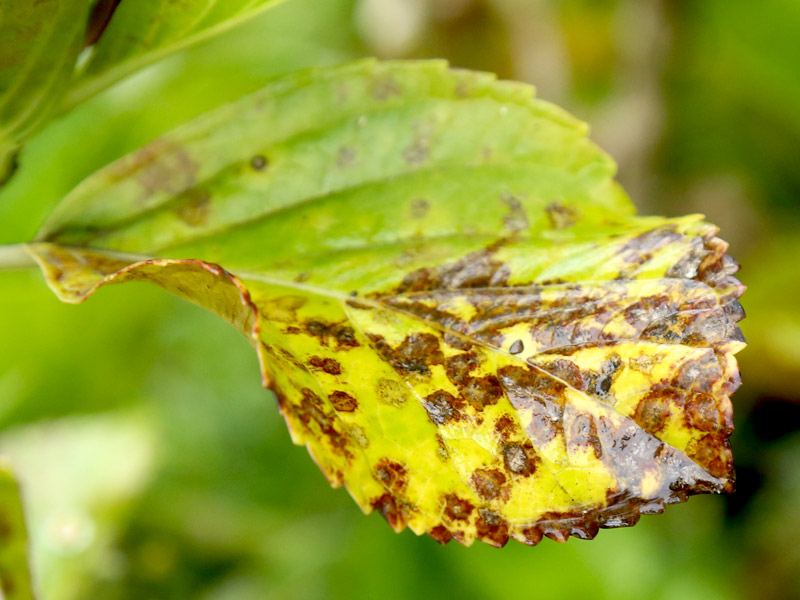
#> input picture scripts/fixtures/image-1.jpg, 800 x 600 px
$ python -i analysis.py   (imports and definitions only)
#> lines starting #> are read from the running program, lines starting #| are printed output that depends on the picture; after the words box and inside, x2 and y2 are one past the last pixel; in counts of white or black regions, pixels touching at a corner belong together
"""HSV-based plant leaf disease analysis — ported from Phase 1."""

from __future__ import annotations

import time
from typing import Literal

import cv2
import numpy as np

# ---------------------------------------------------------------------------
# HSV thresholds (byte-identical to agrosmart-fase-1/analise_plantas.py)
# ---------------------------------------------------------------------------
LOWER_GREEN = np.array([35, 40, 40])
UPPER_GREEN = np.array([85, 255, 255])
LOWER_YELLOW = np.array([15, 40, 40])
UPPER_YELLOW = np.array([35, 255, 255])
LOWER_BROWN = np.array([5, 40, 30])
UPPER_BROWN = np.array([20, 255, 200])
KERNEL = np.ones((5, 5), np.uint8)
MIN_CONTOUR_AREA = 100


def classify_severity(pct: float) -> Literal["healthy", "beginning", "diseased"]:
    if pct < 5:
        return "healthy"
    if pct < 15:
        return "beginning"
    return "diseased"


SEVERITY_LABELS_PT = {
    "healthy": "Planta saudavel",
    "beginning": "Possivel inicio de doenca",
    "diseased": "Planta doente",
}


def analyze_image(image_path: str, output_path: str) -> dict:
    """
    Run HSV-based leaf analysis on an image.

    Args:
        image_path: Path to the input image file.
        output_path: Path to write the annotated (red bounding boxes) image.

    Returns:
        Dict with severity, affected percentage, pixel counts, bounding boxes,
        and processing time.
    """
#> called with image_path = '../scripts/fixtures/image-1.jpg', output_path = 'out.png'
    t0 = time.perf_counter()

    img_bgr = cv2.imread(image_path)
#> img_bgr is the input picture: shape (600, 800, 3); mean B, G, R 45.8, 157, 148.2
    if img_bgr is None:
        raise ValueError(f"cv2.imread failed for {image_path}")

    hsv = cv2.cvtColor(img_bgr, cv2.COLOR_BGR2HSV)
#> hsv: shape (600, 800, 3); mean H, S, V 32.2, 192.6, 165

    # --- Leaf mask (green region) ---
    green_mask = cv2.inRange(hsv, LOWER_GREEN, UPPER_GREEN)
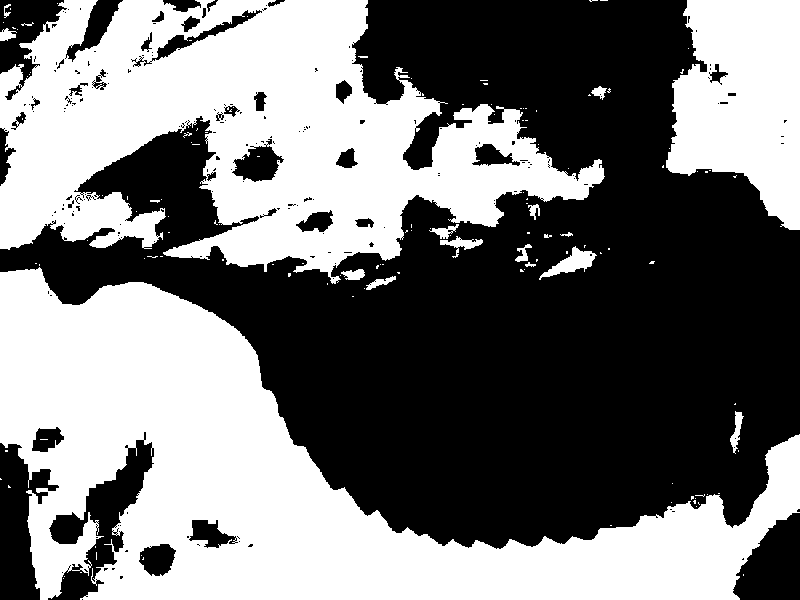
#> green_mask: shape (600, 800); 47.4% white; 134 white regions (115 under 20 px), largest, box (x1, y1, x2, y2) and area: (0, 267, 800, 600) 111258, (0, 0, 605, 284) 90954, (666, 0, 800, 230) 22376
    green_mask = cv2.morphologyEx(green_mask, cv2.MORPH_CLOSE, KERNEL, iterations=2)
#> green_mask: shape (600, 800); 49.5% white; 25 white regions (12 under 20 px), largest, box (x1, y1, x2, y2) and area: (0, 263, 800, 600) 113316, (0, 0, 605, 290) 99116, (662, 0, 800, 230) 22953
    green_mask = cv2.morphologyEx(green_mask, cv2.MORPH_OPEN, KERNEL, iterations=1)
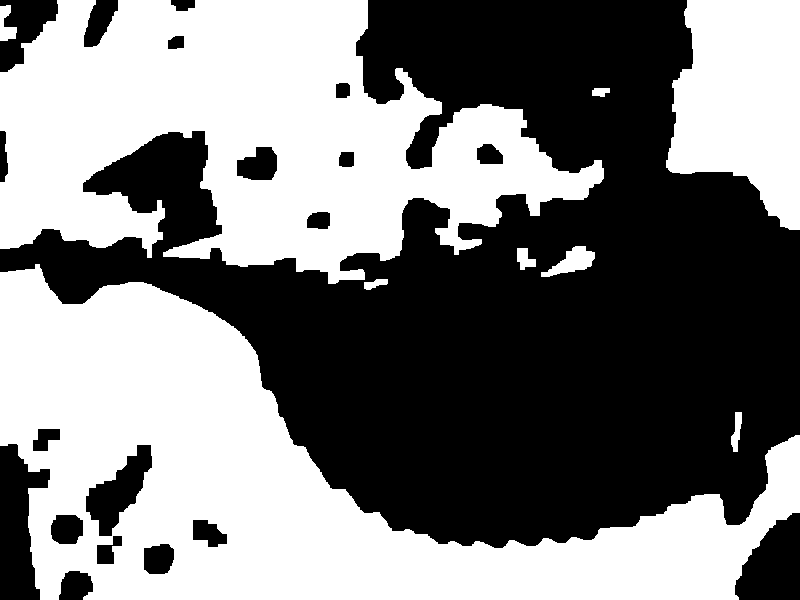
#> green_mask: shape (600, 800); 49.3% white; 9 white regions, largest, box (x1, y1, x2, y2) and area: (0, 264, 800, 600) 113157, (0, 0, 604, 284) 98656, (666, 0, 800, 230) 22916

    leaf_pixels = int(cv2.countNonZero(green_mask))
#> leaf_pixels = 236738

    if leaf_pixels == 0:
        elapsed = (time.perf_counter() - t0) * 1000.0
        # Still write the original as annotated (no boxes to draw)
        cv2.imwrite(output_path, img_bgr)
        return {
            "severity": "healthy",
            "severity_label_pt": SEVERITY_LABELS_PT["healthy"],
            "affected_pct": 0.0,
            "leaf_pixels": 0,
            "diseased_pixels": 0,
            "bounding_boxes": [],
            "processing_ms": round(elapsed, 2),
        }

    # --- Diseased region (yellow + brown in non-green area) ---
    non_green = cv2.bitwise_not(green_mask)

    yellow_mask = cv2.inRange(hsv, LOWER_YELLOW, UPPER_YELLOW)
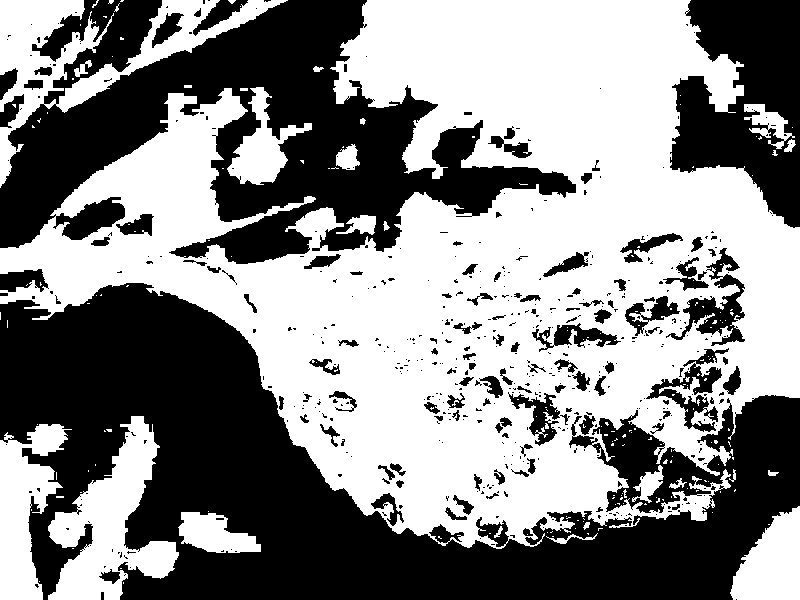
#> yellow_mask: shape (600, 800); 54% white; 508 black regions (394 under 20 px), largest, box (x1, y1, x2, y2) and area: (0, 283, 800, 600) 115149, (0, 0, 576, 264) 65964, (670, 0, 800, 228) 18629
    brown_mask = cv2.inRange(hsv, LOWER_BROWN, UPPER_BROWN)
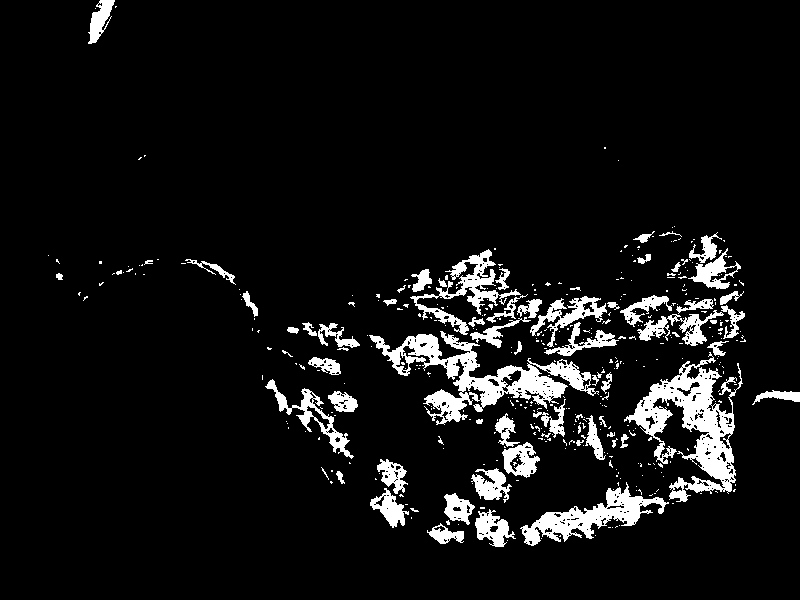
#> brown_mask: shape (600, 800); 7.5% white; 403 white regions (331 under 20 px), largest, box (x1, y1, x2, y2) and area: (624, 352, 743, 502) 6168, (369, 331, 599, 425) 6104, (520, 482, 669, 546) 2949

    diseased_mask = cv2.bitwise_or(yellow_mask, brown_mask)
#> diseased_mask: shape (600, 800); 56.7% white; 529 black regions (438 under 20 px), largest, box (x1, y1, x2, y2) and area: (0, 283, 800, 600) 106459, (0, 0, 576, 264) 64251, (670, 0, 800, 228) 18629
    diseased_mask = cv2.bitwise_and(diseased_mask, non_green)
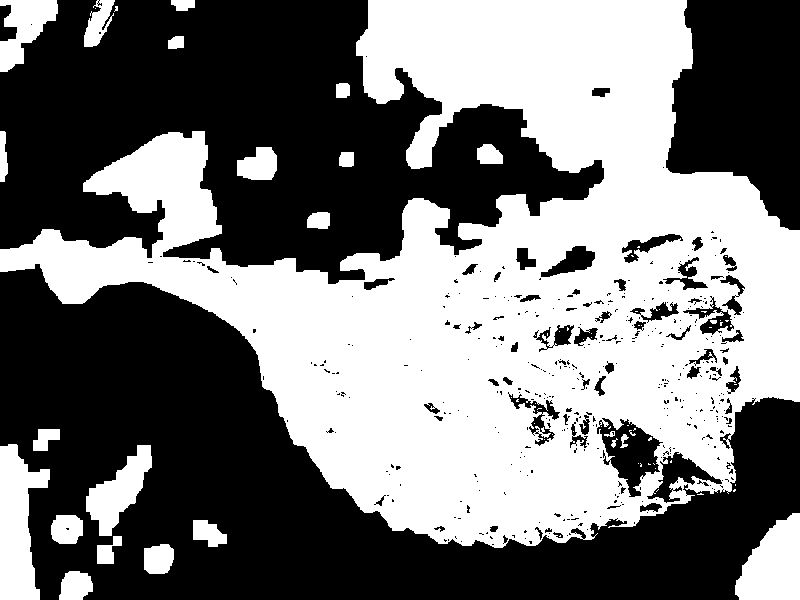
#> diseased_mask: shape (600, 800); 47.1% white; 70 white regions (46 under 20 px), largest, box (x1, y1, x2, y2) and area: (0, 0, 800, 548) 204242, (0, 444, 50, 600) 4978, (735, 513, 800, 600) 4025
    diseased_mask = cv2.morphologyEx(
        diseased_mask, cv2.MORPH_CLOSE, KERNEL, iterations=2
    )
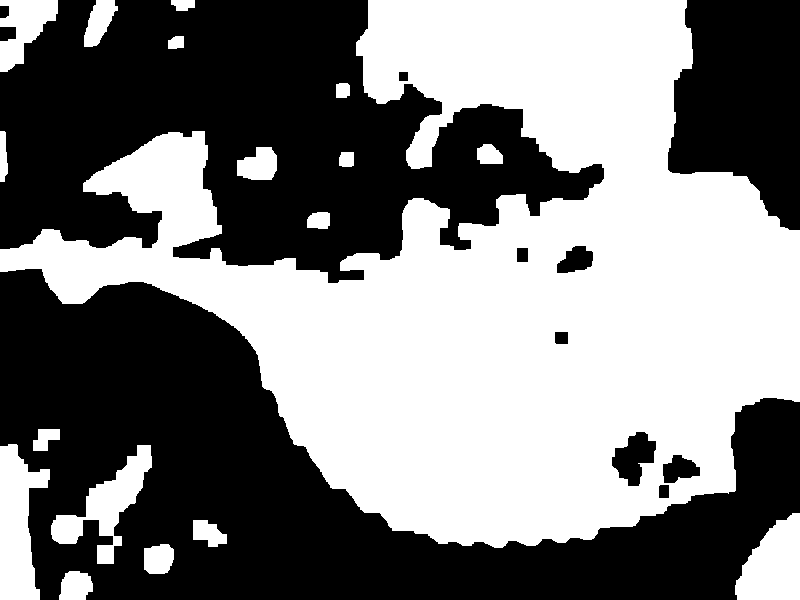
#> diseased_mask: shape (600, 800); 49.5% white; 18 white regions, largest, box (x1, y1, x2, y2) and area: (0, 0, 800, 548) 215581, (0, 444, 50, 600) 4989, (735, 513, 800, 600) 4032
    diseased_mask = cv2.morphologyEx(
        diseased_mask, cv2.MORPH_OPEN, KERNEL, iterations=1
    )
#> diseased_mask: shape (600, 800); 49.5% white; 19 white regions

    diseased_pixels = int(cv2.countNonZero(diseased_mask))
#> diseased_pixels = 237431

    # --- Affected percentage (of leaf area) ---
    affected_pct = (diseased_pixels / leaf_pixels) * 100.0 if leaf_pixels > 0 else 0.0
#> affected_pct = 100.3

    severity = classify_severity(affected_pct)
#> severity = 'diseased'

    # --- Contours and bounding boxes ---
    contours, _ = cv2.findContours(
        diseased_mask, cv2.RETR_EXTERNAL, cv2.CHAIN_APPROX_SIMPLE
    )
#> contours = 19 contours; largest, box (x1, y1, x2, y2) and area: (0, 0, 800, 548) 216821, (0, 444, 50, 600) 4780, (735, 513, 800, 600) 3898, (86, 445, 152, 564) 3018, (0, 0, 58, 72) 2235

    bounding_boxes = []
    annotated = img_bgr.copy()
    for cnt in contours:
        area = cv2.contourArea(cnt)
        if area < MIN_CONTOUR_AREA:
            continue
        x, y, w, h = cv2.boundingRect(cnt)
        bounding_boxes.append(
            {
                "x": int(x),
                "y": int(y),
                "w": int(w),
                "h": int(h),
                "area_px": int(area),
            }
        )
        cv2.rectangle(annotated, (x, y), (x + w, y + h), (0, 0, 255), 2)
#> this loop made 19 passes
#> (area, x, y, w, h) on passes 1 to 12: (740.5, 59, 571, 34, 29), (720.5, 144, 544, 30, 30), (569.5, 193, 520, 34, 27), (756.5, 51, 515, 32, 29), (3898.5, 735, 513, 65, 87), (3017.5, 86, 445, 66, 119), (4779.5, 0, 444, 50, 156), (360, 33, 429, 27, 22), (310, 307, 212, 23, 17), (185, 339, 152, 15, 15), (951, 237, 147, 40, 33), (383.5, 477, 144, 26, 20)
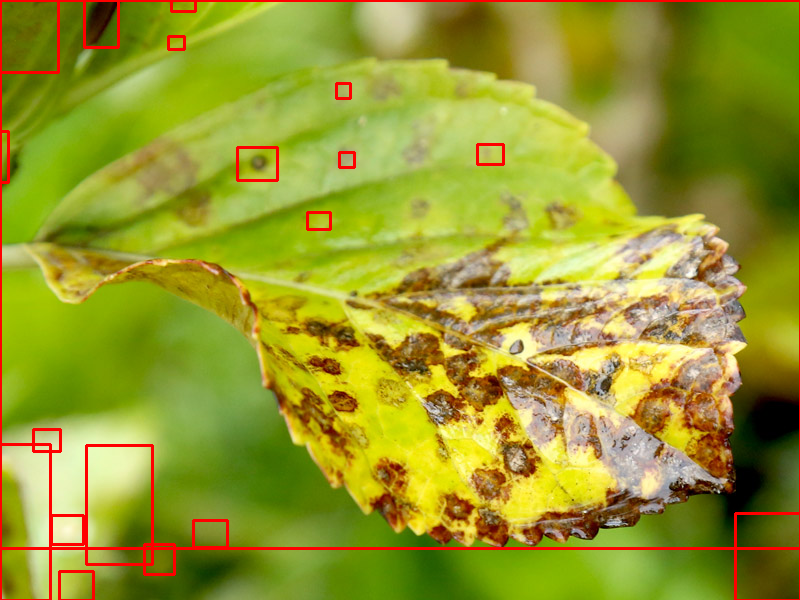
#> annotated: shape (600, 800, 3); 2.51% of pixels changed, all inside (x1, y1, x2, y2) = (0, 0, 800, 600)
#> after the loop, bounding_boxes = 19 items

    cv2.imwrite(output_path, annotated)

    elapsed = (time.perf_counter() - t0) * 1000.0

    return {
        "severity": severity,
        "severity_label_pt": SEVERITY_LABELS_PT[severity],
        "affected_pct": round(affected_pct, 2),
        "leaf_pixels": leaf_pixels,
        "diseased_pixels": diseased_pixels,
        "bounding_boxes": bounding_boxes,
        "processing_ms": round(elapsed, 2),
    }

>>> result = analyze_image('../scripts/fixtures/image-1.jpg', 'out.png')
#> result = 7 items

$ run again, on scripts/fixtures/image-2.jpg
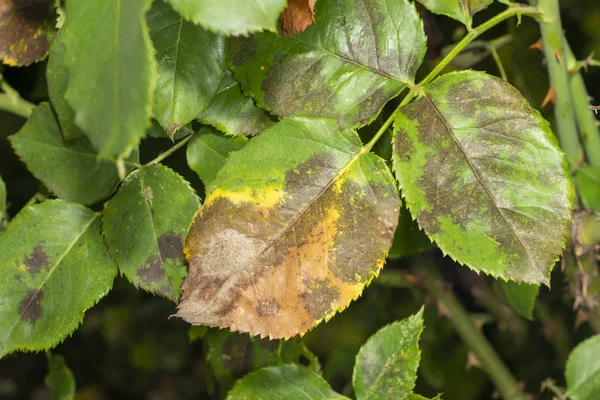
#> input picture scripts/fixtures/image-2.jpg, 600 x 400 px
#> in analyze_image, img_bgr is the input picture: shape (400, 600, 3); mean B, G, R 57.1, 118, 110.4
#> hsv: shape (400, 600, 3); mean H, S, V 33.6, 144.5, 122.8
#> in analyze_image, `green_mask = cv2.morphologyEx(green_mask, cv2.MORPH_OPEN, KERNEL, iter..`:
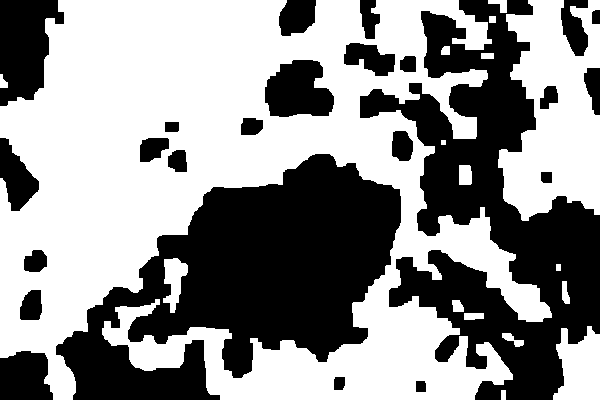
#> green_mask: shape (400, 600); 56.8% white; 24 black regions, largest, box (x1, y1, x2, y2) and area: (56, 154, 401, 400) 44480, (360, 0, 600, 400) 39598, (0, 0, 64, 106) 4724
#> leaf_pixels = 136342
#> yellow_mask: shape (400, 600); 40.3% white; 207 white regions (137 under 20 px), largest, box (x1, y1, x2, y2) and area: (133, 0, 600, 400) 73471, (235, 57, 353, 138) 4160, (0, 0, 65, 68) 2949
#> brown_mask: shape (400, 600); 7.5% white; 254 white regions (205 under 20 px), largest, box (x1, y1, x2, y2) and area: (168, 199, 318, 334) 7302, (0, 0, 48, 65) 1834, (338, 210, 398, 273) 1202
#> diseased_pixels = 82198
#> affected_pct = 60.29
#> severity = 'diseased'
#> contours = 29 contours; largest, box (x1, y1, x2, y2) and area: (139, 154, 401, 372) 34172, (360, 31, 600, 334) 24301, (400, 256, 527, 369) 4666, (344, 0, 483, 78) 3969, (0, 0, 64, 67) 3032
#> the loop in analyze_image, `for cnt in contours:` made 29 passes
#> (area, x, y, w, h) on passes 1, 2, 3, 4, 5, 6, 8, 9: (271.5, 73, 387, 31, 13), (165, 34, 385, 19, 15), (931.5, 492, 379, 66, 21), (171, 0, 379, 15, 15), (604.5, 149, 368, 34, 32), (209, 192, 361, 14, 19), (608, 537, 315, 33, 29), (530.5, 87, 307, 33, 22)
#> after the loop in analyze_image, `for cnt in contours:`:
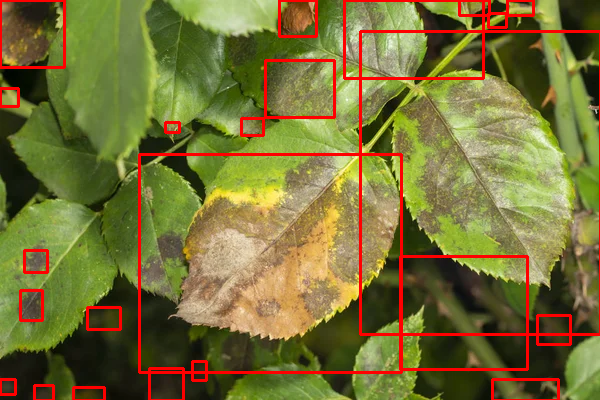
#> annotated: shape (400, 600, 3); 5.57% of pixels changed, all inside (x1, y1, x2, y2) = (0, 0, 600, 400)
#> after the loop in analyze_image, `for cnt in contours:`: bounding_boxes = 23 items
#> result = 7 items

$ run again, on scripts/fixtures/image-4.jpg
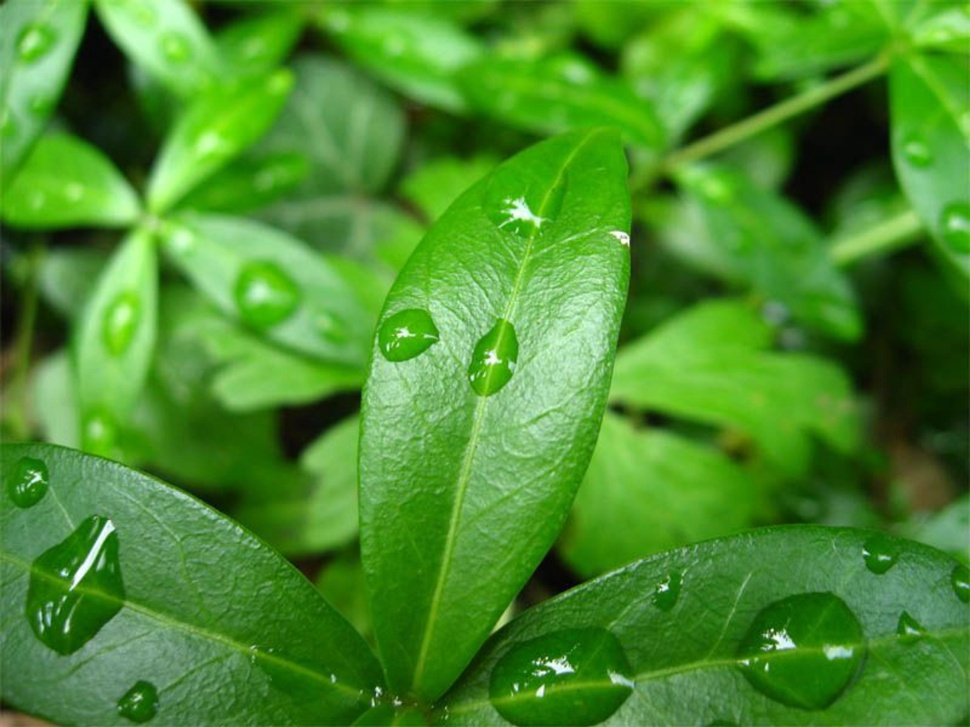
#> input picture scripts/fixtures/image-4.jpg, 970 x 727 px, shrunk from 1280 x 960 before the run
#> in analyze_image, img_bgr is the input picture: shape (727, 970, 3); mean B, G, R 45.4, 141, 74.5
#> hsv: shape (727, 970, 3); mean H, S, V 51.6, 181.9, 141
#> in analyze_image, `green_mask = cv2.morphologyEx(green_mask, cv2.MORPH_CLOSE, KERNEL, ite..`:
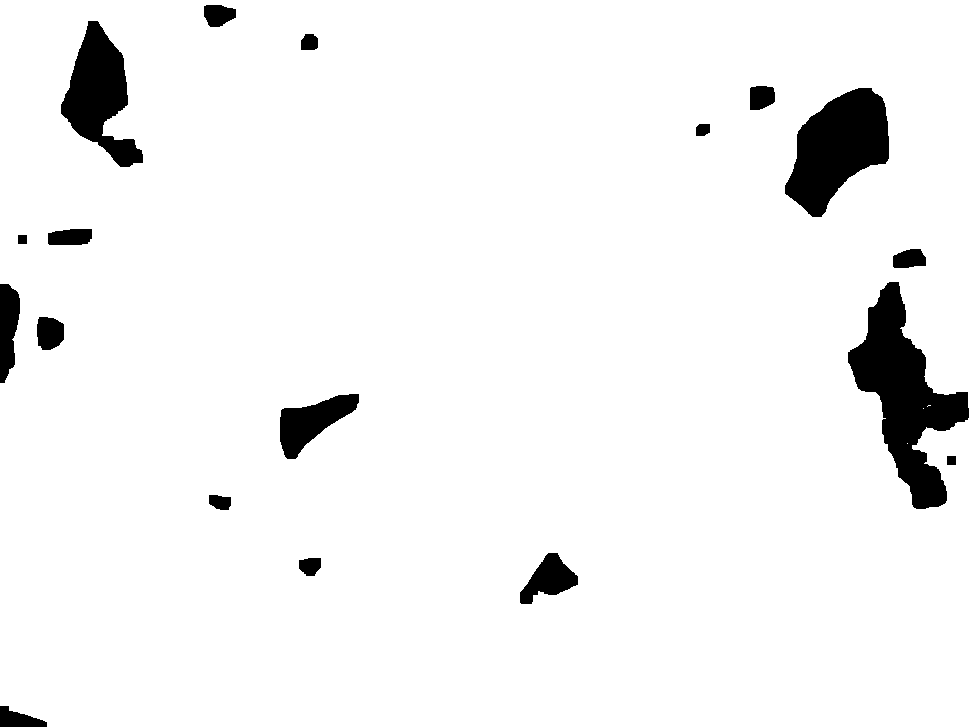
#> green_mask: shape (727, 970); 95% white; 18 black regions, largest, box (x1, y1, x2, y2) and area: (848, 282, 969, 509) 11231, (785, 88, 889, 217) 8138, (61, 21, 143, 167) 5920
#> leaf_pixels = 669523
#> non_green: shape (727, 970); 5.1% white; 18 white regions, largest, box (x1, y1, x2, y2) and area: (848, 282, 970, 509) 11300, (785, 88, 889, 217) 8138, (61, 21, 143, 167) 5922
#> yellow_mask: shape (727, 970); 0.61% white; 13 white regions (4 under 20 px), largest, box (x1, y1, x2, y2) and area: (882, 434, 949, 511) 2666, (0, 709, 57, 727) 587, (0, 338, 19, 389) 543
#> brown_mask: shape (727, 970); 0.06% white; 5 white regions (3 under 20 px), largest, box (x1, y1, x2, y2) and area: (0, 714, 45, 727) 336, (301, 563, 312, 575) 47
#> diseased_pixels = 3425
#> affected_pct = 0.512
#> severity = 'healthy'
#> contours = 3 contours; box (x1, y1, x2, y2) and area: (884, 434, 947, 509) 2294, (0, 709, 47, 727) 522, (0, 344, 15, 383) 396
#> the loop in analyze_image, `for cnt in contours:` made 3 passes
#> (area, x, y, w, h) on passes 1 to 3: (522.5, 0, 709, 47, 18), (2294, 884, 434, 63, 75), (395.5, 0, 344, 15, 39)
#> after the loop in analyze_image, `for cnt in contours:`:
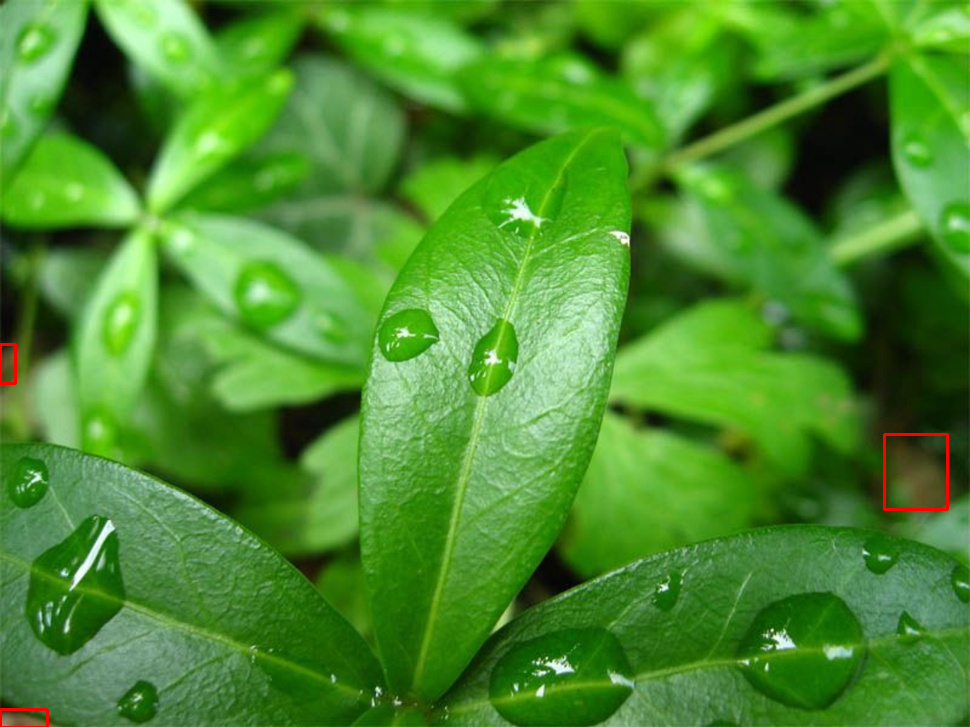
#> annotated: shape (727, 970, 3); 0.19% of pixels changed, all inside (x1, y1, x2, y2) = (0, 343, 949, 727)
#> after the loop in analyze_image, `for cnt in contours:`: bounding_boxes = 3 items
#> result = 7 items
